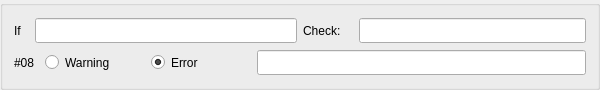
         <widget class="QGroupBox" name="groupBox_ch08">
          <property name="sizePolicy">
           <sizepolicy hsizetype="MinimumExpanding" vsizetype="Fixed">
            <horstretch>0</horstretch>
            <verstretch>0</verstretch>
           </sizepolicy>
          </property>
          <property name="minimumSize">
           <size>
            <width>600</width>
            <height>90</height>
           </size>
          </property>
          <property name="maximumSize">
           <size>
            <width>16777215</width>
            <height>90</height>
           </size>
          </property>
          <property name="title">
           <string/>
          </property>
          <layout class="QHBoxLayout" name="horizontalLayout_305">
           <item>
            <layout class="QVBoxLayout" name="verticalLayout_89">
             <item>
              <layout class="QHBoxLayout" name="horizontalLayout_306">
               <item>
                <layout class="QHBoxLayout" name="horizontalLayout_307">
                 <item>
                  <widget class="QLabel" name="label_378">
                   <property name="sizePolicy">
                    <sizepolicy hsizetype="Fixed" vsizetype="Fixed">
                     <horstretch>0</horstretch>
                     <verstretch>0</verstretch>
                    </sizepolicy>
                   </property>
                   <property name="minimumSize">
                    <size>
                     <width>15</width>
                     <height>25</height>
                    </size>
                   </property>
                   <property name="text">
                    <string>If</string>
                   </property>
                  </widget>
                 </item>
                 <item>
                  <widget class="QLineEdit" name="check_if_08">
                   <property name="sizePolicy">
                    <sizepolicy hsizetype="MinimumExpanding" vsizetype="Fixed">
                     <horstretch>0</horstretch>
                     <verstretch>0</verstretch>
                    </sizepolicy>
                   </property>
                   <property name="minimumSize">
                    <size>
                     <width>160</width>
                     <height>25</height>
                    </size>
                   </property>
                  </widget>
                 </item>
                </layout>
               </item>
               <item>
                <layout class="QHBoxLayout" name="horizontalLayout_308">
                 <item>
                  <widget class="QLabel" name="label_379">
                   <property name="sizePolicy">
                    <sizepolicy hsizetype="Fixed" vsizetype="Fixed">
                     <horstretch>0</horstretch>
                     <verstretch>0</verstretch>
                    </sizepolicy>
                   </property>
                   <property name="minimumSize">
                    <size>
                     <width>50</width>
                     <height>25</height>
                    </size>
                   </property>
                   <property name="text">
                    <string>Check:</string>
                   </property>
                  </widget>
                 </item>
                 <item>
                  <widget class="QLineEdit" name="check_check_08">
                   <property name="sizePolicy">
                    <sizepolicy hsizetype="MinimumExpanding" vsizetype="Fixed">
                     <horstretch>0</horstretch>
                     <verstretch>0</verstretch>
                    </sizepolicy>
                   </property>
                   <property name="minimumSize">
                    <size>
                     <width>160</width>
                     <height>25</height>
                    </size>
                   </property>
                  </widget>
                 </item>
                </layout>
               </item>
              </layout>
             </item>
             <item>
              <layout class="QHBoxLayout" name="horizontalLayout_309">
               <item>
                <widget class="QLabel" name="label_380">
                 <property name="sizePolicy">
                  <sizepolicy hsizetype="Fixed" vsizetype="Fixed">
                   <horstretch>0</horstretch>
                   <verstretch>0</verstretch>
                  </sizepolicy>
                 </property>
                 <property name="minimumSize">
                  <size>
                   <width>25</width>
                   <height>25</height>
                  </size>
                 </property>
                 <property name="maximumSize">
                  <size>
                   <width>25</width>
                   <height>25</height>
                  </size>
                 </property>
                 <property name="text">
                  <string>#08</string>
                 </property>
                </widget>
               </item>
               <item>
                <layout class="QHBoxLayout" name="horizontalLayout_310">
                 <item>
                  <widget class="QRadioButton" name="check_warning_08">
                   <property name="minimumSize">
                    <size>
                     <width>100</width>
                     <height>25</height>
                    </size>
                   </property>
                   <property name="text">
                    <string>Warning</string>
                   </property>
                  </widget>
                 </item>
                 <item>
                  <widget class="QRadioButton" name="check_error_08">
                   <property name="minimumSize">
                    <size>
                     <width>100</width>
                     <height>25</height>
                    </size>
                   </property>
                   <property name="text">
                    <string>Error</string>
                   </property>
                   <property name="checked">
                    <bool>true</bool>
                   </property>
                  </widget>
                 </item>
                </layout>
               </item>
               <item>
                <widget class="QLineEdit" name="check_message_08">
                 <property name="sizePolicy">
                  <sizepolicy hsizetype="MinimumExpanding" vsizetype="Fixed">
                   <horstretch>0</horstretch>
                   <verstretch>0</verstretch>
                  </sizepolicy>
                 </property>
                 <property name="minimumSize">
                  <size>
                   <width>170</width>
                   <height>25</height>
                  </size>
                 </property>
                </widget>
               </item>
              </layout>
             </item>
            </layout>
           </item>
          </layout>
         </widget>
